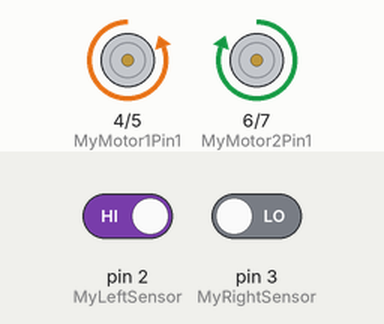
Simulated run of this sketch. Board: Arduino Uno, built with avr-gcc and run on an emulated ATmega328P. On the bench: motor-driver pin pairs drawn as motors (green arrow = first pin HIGH = forward, orange = second pin HIGH = backward, longer = more drive). Inputs (shaded band) come from the test bench; at power-on: pin 2 (MyLeftSensor) HIGH, pin 3 (MyRightSensor) LOW.

Above: at 1.2 s.
1.3 s: pin 2 (MyLeftSensor) driven LOW
At 2.5 s:
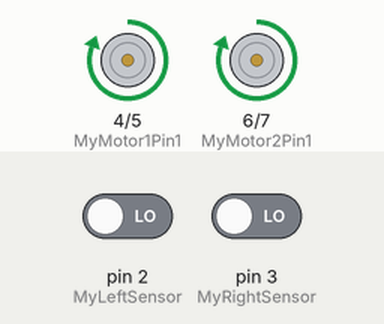
2.8 s: pin 3 (MyRightSensor) driven HIGH
At 3.7 s:
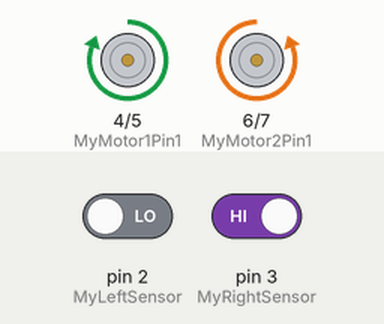
4.3 s: pin 2 (MyLeftSensor) driven HIGH
At 4.9 s:
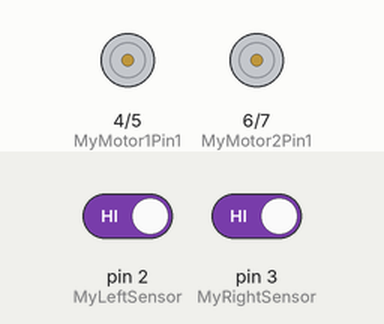
5.8 s: pin 3 (MyRightSensor) driven LOW
At 7.2 s:
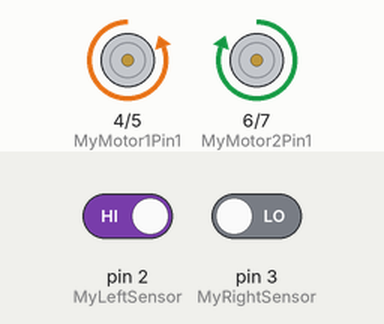
Timing chart, 0 to 8.3 s (numbered marks = the images above; inputs shaded):
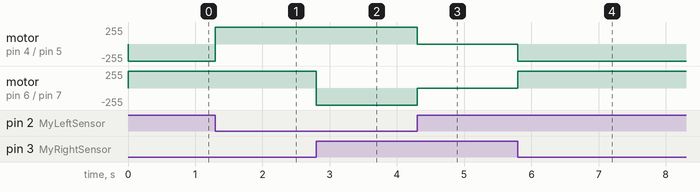

The sketch:

sketch_nov10a.ino
```cpp
// Pin assignments
const int MyLeftSensor = 2;
const int MyRightSensor = 3;
const int MyMotor1Pin1 = 4;
const int MyMotor1Pin2 = 5;
const int MyMotor2Pin1 = 6;
const int MyMotor2Pin2 = 7;

void setup() {
  // Set sensor pins as input
  pinMode(MyLeftSensor, INPUT);
  pinMode(MyRightSensor, INPUT);

  // Set motor pins as output
  pinMode(MyMotor1Pin1, OUTPUT);
  pinMode(MyMotor1Pin2, OUTPUT);
  pinMode(MyMotor2Pin1, OUTPUT);
  pinMode(MyMotor2Pin2, OUTPUT);

  Serial.begin(9600); // For debugging
}

void loop() {
  int LeftyLefty = digitalRead(MyLeftSensor);
  int Behold_TheRight = digitalRead(MyRightSensor);

  // Case 1: Both sensors on the line
  if (LeftyLefty == LOW && Behold_TheRight == LOW) {
    moveForward();
  }
  // Case 2: Left sensor off the line, right sensor on the line
  else if (LeftyLefty == HIGH && Behold_TheRight == LOW) {
    turnRight();
  }
  // Case 3: Right sensor off the line, left sensor on the line
  else if (Behold_TheRight == HIGH && LeftyLefty == LOW) {
    turnLeft();
  }
  // Case 4: Both sensors off the line (stop)
  else {
    stopCar();
  }
}

void moveForward() {
  digitalWrite(MyMotor1Pin1, HIGH);
  digitalWrite(MyMotor1Pin2, LOW);
  digitalWrite(MyMotor2Pin1, HIGH);
  digitalWrite(MyMotor2Pin2, LOW);
}

void turnRight() {
  digitalWrite(MyMotor1Pin1, LOW);
  digitalWrite(MyMotor1Pin2, HIGH);
  digitalWrite(MyMotor2Pin1, HIGH);
  digitalWrite(MyMotor2Pin2, LOW);
}

void turnLeft() {
  digitalWrite(MyMotor1Pin1, HIGH);
  digitalWrite(MyMotor1Pin2, LOW);
  digitalWrite(MyMotor2Pin1, LOW);
  digitalWrite(MyMotor2Pin2, HIGH);
}

void stopCar() {
  digitalWrite(MyMotor1Pin1, LOW);
  digitalWrite(MyMotor1Pin2, LOW);
  digitalWrite(MyMotor2Pin1, LOW);
  digitalWrite(MyMotor2Pin2, LOW);
}
```

Measured:
- after the input at 1.3 s, motor on pin 4 (MyMotor1Pin1) / pin 5 (MyMotor1Pin2): backward 255/255 → forward 255/255 at once
- after the input at 2.8 s, motor on pin 6 (MyMotor2Pin1) / pin 7 (MyMotor2Pin2): forward 255/255 → backward 255/255 at once
- after the input at 4.3 s, motor on pin 4 (MyMotor1Pin1) / pin 5 (MyMotor1Pin2): forward 255/255 → stopped at once; motor on pin 6 (MyMotor2Pin1) / pin 7 (MyMotor2Pin2): backward 255/255 → stopped at once
- after the input at 5.8 s, motor on pin 4 (MyMotor1Pin1) / pin 5 (MyMotor1Pin2): stopped → backward 255/255 at once; motor on pin 6 (MyMotor2Pin1) / pin 7 (MyMotor2Pin2): stopped → forward 255/255 at once
